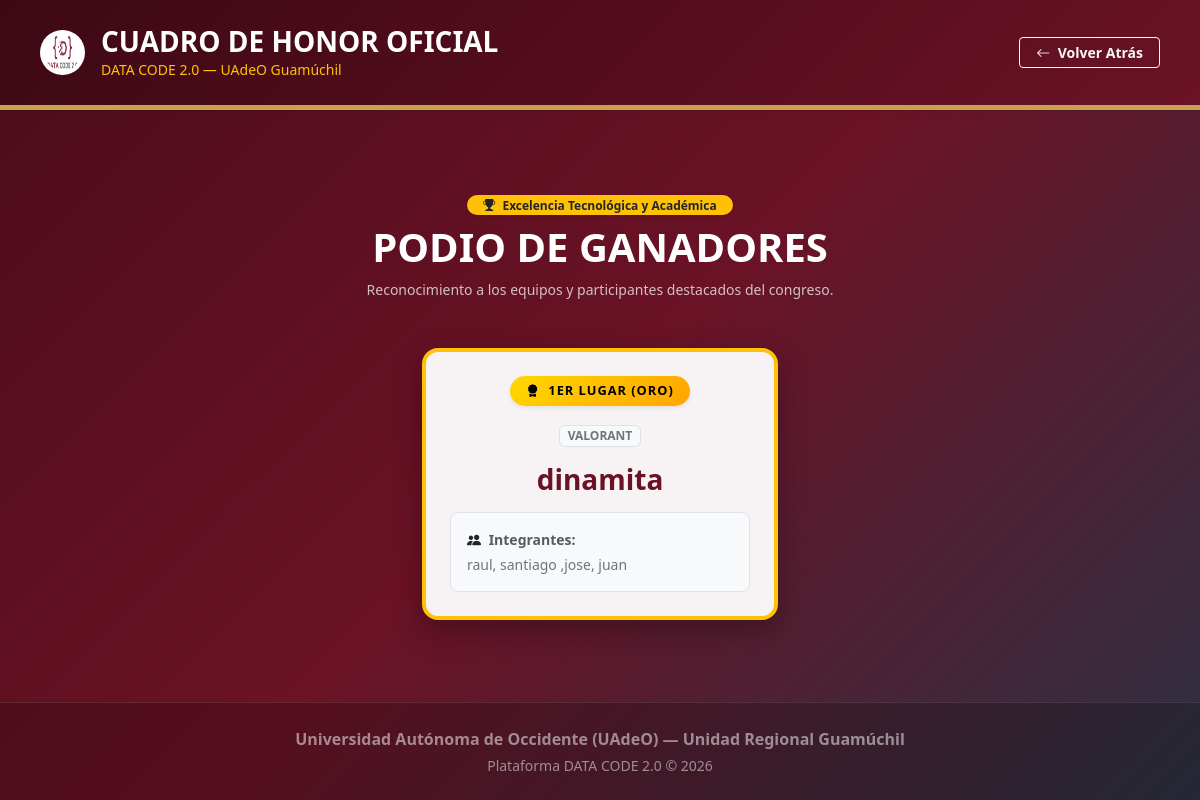
The page /ganadores on the database its author committed.
### tables this page shows
CREATE TABLE ganadores (
            id INTEGER PRIMARY KEY AUTOINCREMENT,
            categoria TEXT NOT NULL,
            puesto TEXT NOT NULL,
            equipo_participante TEXT NOT NULL,
            integrantes TEXT NOT NULL
        );

### app.py (the view)
@app.route('/ganadores', methods=['GET'])
def vista_ganadores():
    conn = get_db_connection()
    ganadores = conn.execute('SELECT * FROM ganadores').fetchall()
    conn.close()
    return render_template('ganadores.html', ganadores=ganadores)

### app.py (called while the page is built)
def get_db_connection():
    conn = sqlite3.connect('database.db')
    conn.row_factory = sqlite3.Row
    return conn

### templates/ganadores.html (shortened to what this page needs)
<!DOCTYPE html>
<html lang="es">
<head>
    <link href="https://cdn.jsdelivr.net/npm/bootstrap@5.3.0/dist/css/bootstrap.min.css" rel="stylesheet">
    <link rel="stylesheet" href="https://cdn.jsdelivr.net/npm/bootstrap-icons@1.11.1/font/bootstrap-icons.css">
</head>
<body>
    <header class="header-uadeo d-flex justify-content-between align-items-center shadow-sm">
        <div class="d-flex align-items-center gap-3">
            <img src="{{ url_for('static', filename='lince.png') }}" alt="Logo" width="45" height="45" class="bg-white rounded-circle p-1" onerror="this.src='https://upload.wikimedia.org/wikipedia/commons/4/47/Logo_UADEO.png'">
            <div>
                <h3 class="fw-bold mb-0 text-uppercase">Cuadro de Honor Oficial</h3>
                <p class="small text-warning mb-0">DATA CODE 2.0 — UAdeO Guamúchil</p>
            </div>
        </div>
        <div>
            <a href="javascript:history.back()" class="btn btn-outline-light btn-sm fw-bold px-3">
                <i class="bi bi-arrow-left me-1"></i> Volver Atrás
            </a>
        </div>
    </header>
    <div class="container py-5 my-auto">
        <div class="text-center mb-5">
            <span class="badge bg-warning text-dark px-3 py-1 rounded-pill fw-bold mb-2 shadow-sm">
                <i class="bi bi-trophy-fill me-1"></i> Excelencia Tecnológica y Académica
            </span>
            <h1 class="fw-bold text-white text-uppercase">Podio de Ganadores</h1>
            <p class="text-light opacity-75 small">Reconocimiento a los equipos y participantes destacados del congreso.</p>
        </div>
        <div class="row g-4 justify-content-center">
            {% for g in ganadores %}
            <div class="col-md-4">
                <div class="tarjeta-podio p-4 h-100 text-center position-relative overflow-hidden border-top border-4 border-warning">
                    <div class="mb-3">
                        {% if '1' in g['puesto'] or 'Primer' in g['puesto'] or 'Oro' in g['puesto'] %}
                            <span class="badge bg-oro px-3 py-2 rounded-pill fw-bold badge-puesto shadow-sm">
                                <i class="bi bi-award-fill me-1"></i> {{ g['puesto'] }}
                            </span>
                        {% elif '2' in g['puesto'] or 'Segundo' in g['puesto'] or 'Plata' in g['puesto'] %}
                            <span class="badge bg-plata px-3 py-2 rounded-pill fw-bold badge-puesto shadow-sm">
                                <i class="bi bi-award-fill me-1"></i> {{ g['puesto'] }}
                            </span>
                        {% else %}
                            <span class="badge bg-bronce px-3 py-2 rounded-pill fw-bold badge-puesto shadow-sm">
                                <i class="bi bi-award-fill me-1"></i> {{ g['puesto'] }}
                            </span>
                        {% endif %}
                    </div>
                    <span class="badge bg-light text-secondary border px-2 py-1 mb-3 small fw-bold text-uppercase">
                        {{ g['categoria'] }}
                    </span>
                    <h3 class="fw-bold mb-3" style="color: var(--uadeo-guinda);">
                        {{ g['equipo_participante'] }}
                    </h3>
                    <div class="bg-light rounded-3 p-3 border mt-auto text-start">
                        <p class="small text-muted mb-1 fw-bold"><i class="bi bi-people-fill text-dark me-1"></i> Integrantes:</p>
                        <p class="small text-secondary mb-0">{{ g['integrantes'] }}</p>
                    </div>
                </div>
            </div>
            {% endfor %}
        </div>
    </div>
    <footer class="py-4 text-center text-white-50" style="background: rgba(0, 0, 0, 0.2); border-top: 1px solid rgba(255, 255, 255, 0.1);">
        <div class="container">
            <p class="mb-1 fw-bold">Universidad Autónoma de Occidente (UAdeO) — Unidad Regional Guamúchil</p>
            <p class="small mb-0">Plataforma DATA CODE 2.0 © 2026</p>
        </div>
    </footer>
</body>
</html>

### templates/ganadores.html (style rules this page uses)
:root { --uadeo-guinda: #6B1226; --uadeo-dorado: #C8A14D; --uadeo-beige: #FAF8F5; }
body { background: linear-gradient(135deg, #4A0C1A 0%, var(--uadeo-guinda) 50%, #2D3142 100%); font-family: 'Segoe UI', system-ui, sans-serif; color: #2D3142; min-height: 100vh; display: flex; flex-direction: column; justify-content: space-between; }
.header-uadeo { background: linear-gradient(135deg, #3d0814 0%, var(--uadeo-guinda) 100%); color: white; padding: 25px 40px; border-bottom: 5px solid var(--uadeo-dorado); }
.tarjeta-podio { background: rgba(255, 255, 255, 0.95); border-radius: 16px; border: 1px solid rgba(200, 161, 77, 0.4); box-shadow: 0 10px 30px rgba(0,0,0,0.3); transition: transform 0.3s ease; }
.badge-puesto { font-size: 0.8rem; letter-spacing: 1px; text-transform: uppercase; }
.bg-oro { background: linear-gradient(135deg, #FFD700 0%, #FFA500 100%); color: #000; }

### rows shown on the page
ganadores: puesto "1ER LUGAR (ORO)", categoria "VALORANT", equipo_participante "dinamita", integrantes "raul, santiago ,jose, juan"
